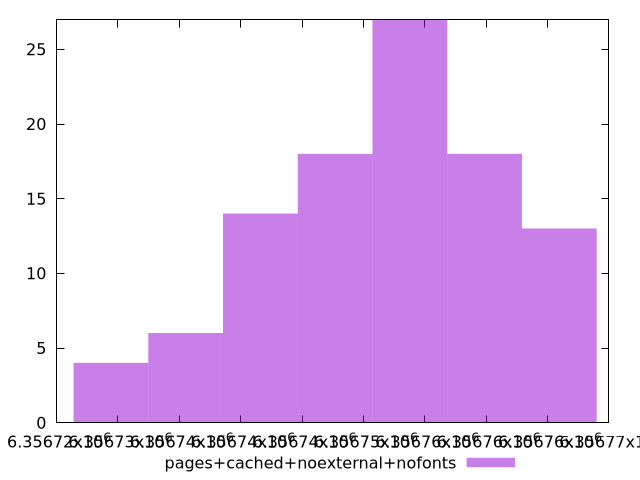

Write gnuplot code to recreate this figure.
$_pagesCachedNoexternalNofonts <<EOF
6356759.871543219 18
6356747.693655682 18
6356753.782599451 27
6356765.960486989 13
6356735.515768144 6
6356741.6047119135 14
6356729.426824376 4
EOF
set key outside below
set terminal pngcairo
set output "report_00004_2020-11-02T20-21-41.718Z/total-byte-weight/pages+cached+noexternal+nofonts//raw_hist.png"
set yrange [0:27]
set boxwidth 6.088943768815633
set style fill transparent solid 0.5 noborder
plot $_pagesCachedNoexternalNofonts title "pages+cached+noexternal+nofonts" with boxes ,
